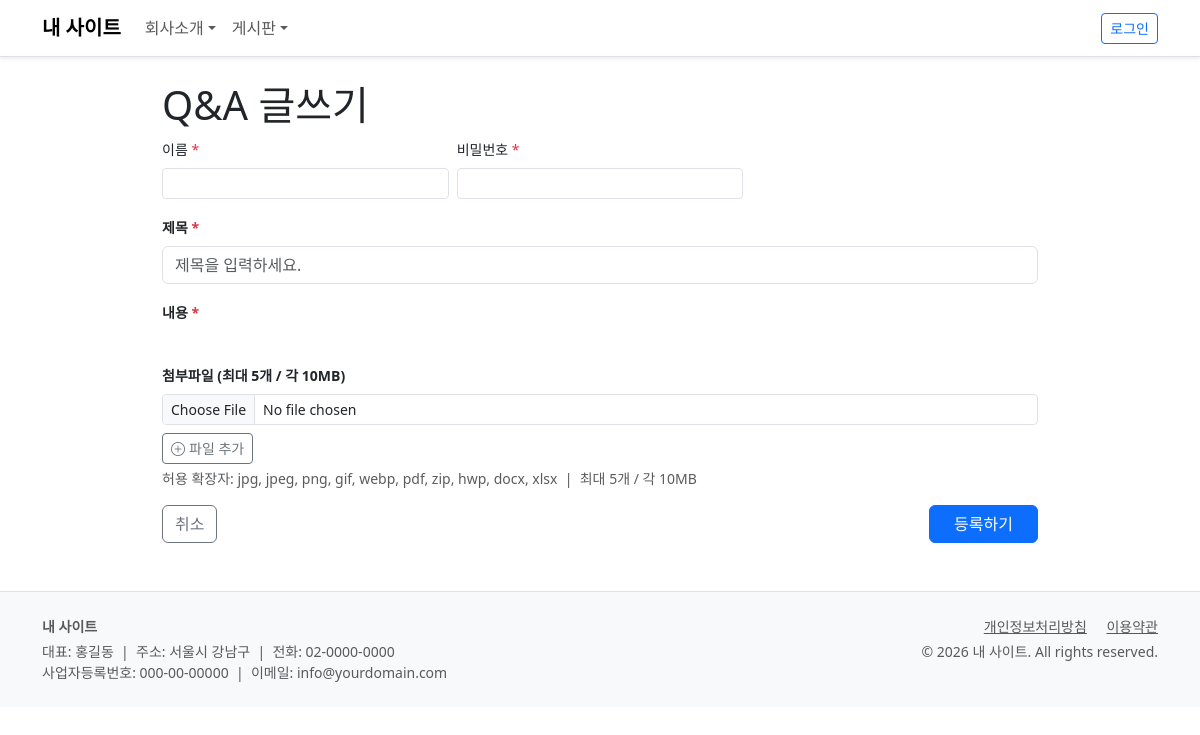
The app's page /board/write.php?board_slug=qna with its own data.
### tables this page shows
CREATE TABLE IF NOT EXISTS `boards` (
  `id`              INT UNSIGNED    NOT NULL AUTO_INCREMENT,
  `slug`            VARCHAR(100)    NOT NULL COMMENT 'URL용 영문 슬러그 (영숫자만)',
  `name`            VARCHAR(100)    NOT NULL COMMENT '게시판 이름',
  `type`            ENUM('general','gallery','qna') NOT NULL DEFAULT 'general',
  `description`     VARCHAR(500)    DEFAULT NULL,
  `sort_order`      INT             NOT NULL DEFAULT 0,
  `use_comment`     TINYINT(1)      NOT NULL DEFAULT 1,
  `use_file`        TINYINT(1)      NOT NULL DEFAULT 1,
  `file_max_size`   INT             NOT NULL DEFAULT 10 COMMENT 'MB',
  `file_max_count`  INT             NOT NULL DEFAULT 5,
  `use_turnstile`   TINYINT(1)      NOT NULL DEFAULT 1,
  `use_secret`      TINYINT(1)      NOT NULL DEFAULT 0,
  `write_auth`      ENUM('all','member','admin') NOT NULL DEFAULT 'all',
  `read_auth`       ENUM('all','member','admin') NOT NULL DEFAULT 'all',
  `posts_per_page`  INT             NOT NULL DEFAULT 15,
  `is_active`       TINYINT(1)      NOT NULL DEFAULT 1,
  `created_at`      DATETIME        NOT NULL DEFAULT CURRENT_TIMESTAMP,
  PRIMARY KEY (`id`),
  UNIQUE KEY `uk_slug` (`slug`)
);

### config/db.php (called while the page is built, shortened)
<?php
class DB
{
    private static $instance = null;
    private $pdo;
    private function __construct()
    {
        $dsn = sprintf('mysql:host=%s;dbname=%s;charset=%s', DB_HOST, DB_NAME, DB_CHARSET);
        $options = array(
            PDO::ATTR_ERRMODE            => PDO::ERRMODE_EXCEPTION,
            PDO::ATTR_DEFAULT_FETCH_MODE => PDO::FETCH_ASSOC,
            PDO::ATTR_EMULATE_PREPARES   => true,
            PDO::MYSQL_ATTR_INIT_COMMAND => "SET NAMES utf8mb4",
        );
        try {
            $this->pdo = new PDO($dsn, DB_USER, DB_PASS, $options);
        } catch (PDOException $e) {
            if (defined('DEBUG_MODE') && DEBUG_MODE) throw $e;
            die('데이터베이스 연결에 실패했습니다. config/config.php 의 DB 설정을 확인하세요.');
        }
    }
    public static function getInstance()
    {
        if (self::$instance === null) {
            self::$instance = new self();
        }
        return self::$instance;
    }
    public function fetch($sql, $params = array())
    {
        $stmt = $this->pdo->prepare($sql);
        $stmt->execute($params);
        $row = $stmt->fetch();
        return $row ? $row : null;
    }
}

### core/helpers.php (called while the page is built, shortened)
<?php
function e($str) {
    return htmlspecialchars((string)$str, ENT_QUOTES, 'UTF-8');
}

### core/Auth.php (called while the page is built, shortened)
<?php
class Auth
{
    public static function isAdmin() {
        return !empty($_SESSION[ADMIN_SESSION_KEY]);
    }
    public static function isMember() {
        return !empty($_SESSION[MEMBER_SESSION_KEY]);
    }
    public static function isLoggedIn() {
        return self::isAdmin() || self::isMember();
    }
}

### board/write.php (the view, shortened to what this page needs)
<?php
$db        = DB::getInstance();
$boardSlug = isset($_GET['board_slug']) ? $_GET['board_slug'] : '';
$board     = $db->fetch("SELECT * FROM boards WHERE slug = ? AND is_active = 1", array($boardSlug));
$exts         = array_map(function($e) { return '.' . $e; }, ALLOWED_EXTENSIONS);
require ROOT . '/includes/header.php';
?>
<link rel="stylesheet"
      href="https://uicdn.toast.com/editor/latest/toastui-editor.min.css">
<div class="container my-4" style="max-width:900px">
  <div class="page-header">
    <h1><?= e($board['name']) ?> 글쓰기</h1>
  </div>
  <form method="post" enctype="multipart/form-data" id="writeForm">
    <?php if (!Auth::isLoggedIn()): ?>
    <div class="row g-2 mb-3">
      <div class="col-sm-4">
        <label class="form-label small">이름 <span class="text-danger">*</span></label>
        <input type="text" name="author_name" class="form-control form-control-sm" required>
      </div>
      <div class="col-sm-4">
        <label class="form-label small">비밀번호 <span class="text-danger">*</span></label>
        <input type="password" name="author_pass" class="form-control form-control-sm" required>
      </div>
    </div>
    <?php endif; ?>
    <div class="mb-3">
      <label class="form-label small fw-bold">제목 <span class="text-danger">*</span></label>
      <input type="text" name="title" class="form-control"
             placeholder="제목을 입력하세요." required>
    </div>
    <div class="mb-3">
      <label class="form-label small fw-bold">내용 <span class="text-danger">*</span></label>
    </div>
    <?php if ($board['use_file']): ?>
    <div class="mb-3">
      <label class="form-label small fw-bold">
        첨부파일 (최대 <?= $board['file_max_count'] ?>개 / 각 <?= $board['file_max_size'] ?>MB)
      </label>
      <div id="fileInputList">
        <div class="d-flex align-items-center gap-2 mb-1 file-input-row">
          <input type="file" name="files[]"
                 class="form-control form-control-sm file-input-item"
                 accept="<?= implode(',', $exts) ?>">
        </div>
      </div>
      <button type="button" class="btn btn-sm btn-outline-secondary mt-1"
              id="addFileBtn"
              onclick="addFileInput()">
        <i class="bi bi-plus-circle me-1"></i>파일 추가
      </button>
      <div class="form-text mt-1">
        허용 확장자: <?= implode(', ', ALLOWED_EXTENSIONS) ?>
        &nbsp;|&nbsp; 최대 <?= $board['file_max_count'] ?>개 / 각 <?= $board['file_max_size'] ?>MB
      </div>
    </div>
    <?php endif; ?>
    <div class="d-flex justify-content-between">
      <a href="<?= SITE_URL ?>/board/<?= e($boardSlug) ?>"
         class="btn btn-outline-secondary">취소</a>
      <button type="submit" class="btn btn-primary px-4"
              onclick="return submitForm()">등록하기</button>
    </div>
  </form>
</div>
<?php require ROOT . '/includes/footer.php'; ?>

### records on screen
boards: name "Q&A", file_max_count "5", file_max_size "10"

### other values on screen
defined('SITE_NAME_DB') ? SITE_NAME_DB : SITE_NAME "내 사이트"
implode(', ', ALLOWED_EXTENSIONS) "jpg, jpeg, png, gif, webp, pdf, zip, hwp, docx, xlsx"
